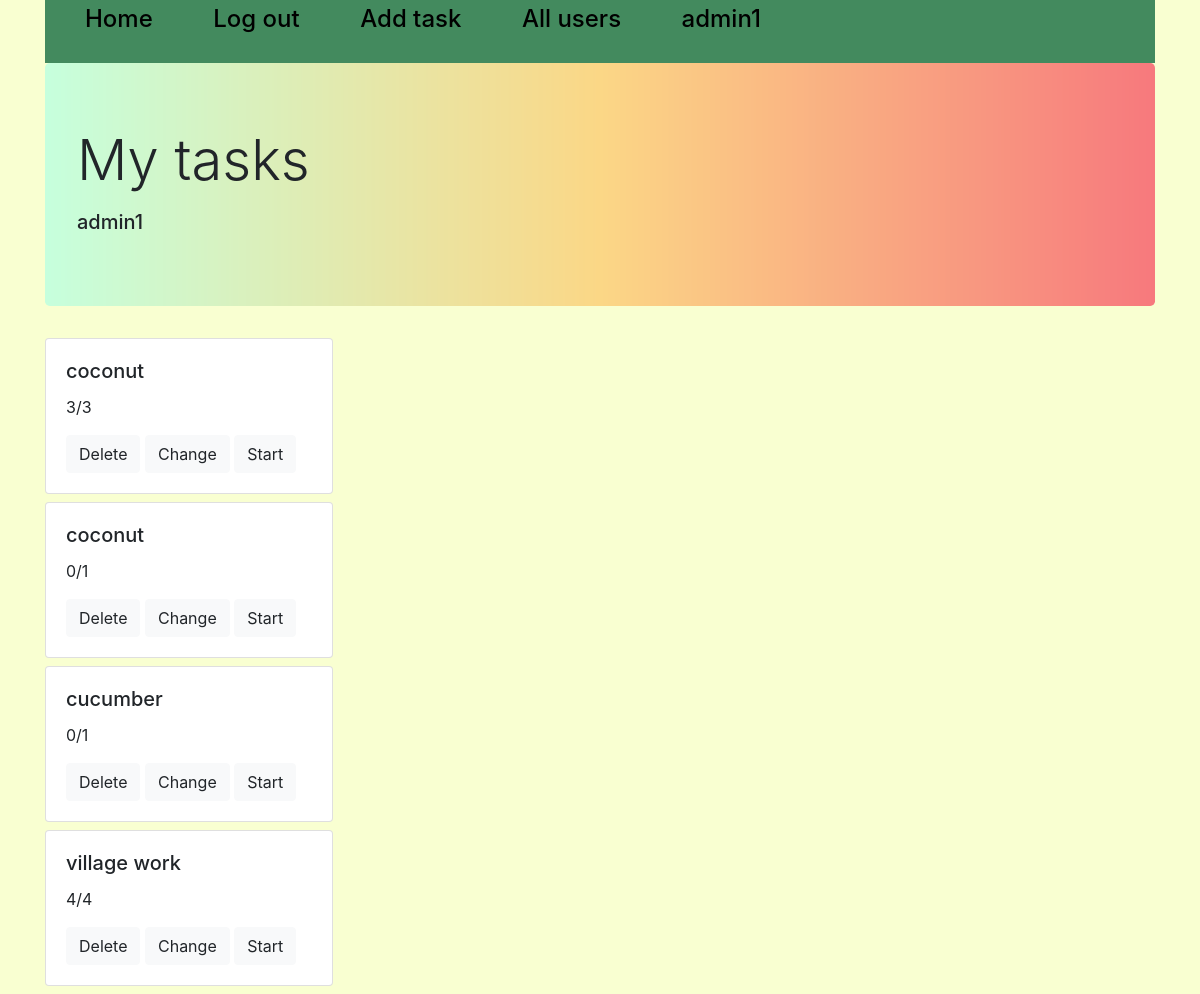
The page /all_tasks/1 (signed in) on the database its author committed.
### tables this page shows
CREATE TABLE users 
                            (id INTEGER PRIMARY KEY AUTOINCREMENT, 
                             user_name VARCHAR(50),
                             password_hash VARCHAR(128)
                             );

CREATE TABLE task
                                    (id INTEGER PRIMARY KEY AUTOINCREMENT,
                                     hints VARCHAR(10000) DEFAULT NULL,
                                     title VARCHAR(100),
                                     content VARCHAR(10000),
                                     choices VARCHAR(1000),
                                     correct_choice VARCHAR(100)
                             );

### mainpage.py (the view)
@app.route('/all_tasks/<int:id>', methods=['GET', 'POST'])
def all_tasks(id):
    all, username = '', ''
    if 'username' not in session:
        return redirect('/login')
    if id != 0 and session['user_id'] in [1, 2]:
        all = [i[1] for i in task_user.get_all(id)]
        username = users_base.get(id)[1]
        session['list_id'] = id
    else:
        id = 0
    if id == 0:
        session['list_id'] = session['user_id']
        all = [i[1] for i in task_user.get_all(session['list_id'])]
        username = ''
    session['titles'] = []
    session['contents'] = []
    session['choices'] = []
    session['correct'] = []
    session['task_id'] = all
    session['hints'] = []
    for i in all:
        try:
            hints, title, content, choices, correct_choices = tasks_model.get(i)[1:]
            session['titles'].append(title)
            session['contents'].append(content.split('\n'))
            session['correct'].append(correct_choices.split('\n'))
            if choices:
                choices = [i.split() for i in choices.split('\n')]
                session['choices'].append(choices)
            else:
                session['choices'].append([])
            if hints:
                session['hints'].append(hints.split('\n'))
            else:
                session['hints'].append([])
        except Exception as e:
            all.pop(all.index(i))
    sc = progress.get_all(session['list_id'])
    scores_id = [i[-2] for i in sc]
    scores1 = []
    n_all = 0
    for i in all:
        if i in scores_id:
            n_correct = sc[scores_id.index(i)][3]
            n_all = sc[scores_id.index(i)][2]
        else:
            n_correct = 0
            try:
                n_all = len(session['contents'][all.index(i)])
            except IndexError:
                all.pop(all.index(i))
        scores1.append(str(n_correct) + '/' + str(n_all))
    session['scores'] = scores1
    print(session['contents'])
    return render_template('tasks.html', flag=True, n=range(len(all)), name=username)

### DB.py (called while the page is built)
    def get(self, user_id):
        cursor = self.connection.cursor()
        cursor.execute("SELECT * FROM users WHERE id = ?", (str(user_id),))
        row = cursor.fetchone()
        return row

    def get(self, id):
        cursor = self.connection.cursor()
        cursor.execute("SELECT * FROM task WHERE id = ?", (id,))
        row = cursor.fetchone()
        return row

    def get_all(self, user_id=None, task_id=None):
        cursor = self.connection.cursor()
        if user_id and not task_id:
            cursor.execute("SELECT * FROM prog WHERE user_id=?", (str(user_id),))
        elif user_id and task_id:
            cursor.execute("SELECT * FROM prog WHERE task_id=? AND user_id=?", (str(task_id), str(user_id)))
        else:
            cursor.execute("SELECT * FROM prog")
        rows = cursor.fetchall()
        return rows

    def get_all(self, id=None):
        cursor = self.connection.cursor()
        if id:
            cursor.execute("SELECT * FROM taskuser WHERE user_id = ?", (str(id),))
        else:
            cursor.execute("SELECT * FROM taskuser")
        rows = cursor.fetchall()
        return rows

### templates/tasks.html (shortened to what this page needs)
{% extends "base.html" %}
{% block content %}
<div class="container">
    <div class="jumbotron" style="background-image: url(/static/gradientyellow.jpg); background-size: 100%;">
        <h1 class="display-4">My tasks</h1>
        <p class="lead">
        <h5>{{name}}</h5>
    </div>
    {% if flag %}
    {% for i in n%}
    <div class="card" name={{i}} value={{i}} style="width: 18rem;">
        <div class="card-body">
            <h5 class="card-title">{{session['titles'][i]}}</h5>
            <p class="card-text">{{session['scores'][i]}}</p>
            {% if session['user_id'] == 1 or session['user_id'] == 2 %}
            <a href="/delete/{{session['task_id'][i]}}" class="btn btn-light">Delete</a>
            <a href="/add_task/{{session['task_id'][i]}}" class="btn btn-light">Change</a>
            {% endif %}
            <a href="/task/{{i}}" class="btn btn-light">Start</a>
        </div>
    </div>
    {% endfor %}
    {% endif %}
</div>
{% endblock %}

### templates/base.html (shortened to what this page needs)
<!DOCTYPE html>
<html lang="en">
<head>
    <link rel="stylesheet" href="https://stackpath.bootstrapcdn.com/bootstrap/4.3.1/css/bootstrap.min.css"
>
</head>
<body>
<div class="top_line">
    <div class="container">
        <div class="col-md-12">
            <div class="row">
                <div class="top_nav" style="background-color: #438a5e;">
                    <ul>
                        {% if "username" in session %}
                        <li><a class="navbar-brand" href="/homepage1"><h4>Home</h4></a></li>
                        <li><a class="navbar-brand" href="/login"><h4>Log out</h4></a></li>
                        {% if session['user_id'] == 1 or session['user_id'] == 2 %}
                        <li><a class="navbar-brand" href="/add_task/0"><h4>Add task</h4></a></li>
                        <li><a class="navbar-brand" href="/all_users"><h4>All users</h4></a></li>
                        {% endif %}
                        <li><a class="navbar-brand" href="/logout"><h4>{{session['username']}}</h4></a></li>
                        {% endif %}
                    </ul>
                </div>
            </div>
        </div>
    </div>
</div>
{% block content %}{% endblock %}
</body>
</html>

### templates/base.html (style rules this page uses)
body { background-color: #f9ffd1; }
.top_nav { width: 100%; }
.top_nav ul li { list-style-type: none; display: inline-block; vertical-align: center; padding-right: 40px; }
.top_nav a { color: black; }

### rows shown on the page
users: username "admin1", user_name "admin1"
task: title "coconut"
task: title "coconut"
task: title "cucumber"
task: title "village work"

### other values the page prints
{{ session['scores'][i] }} "3/3" "0/1" "0/1" "4/4"
